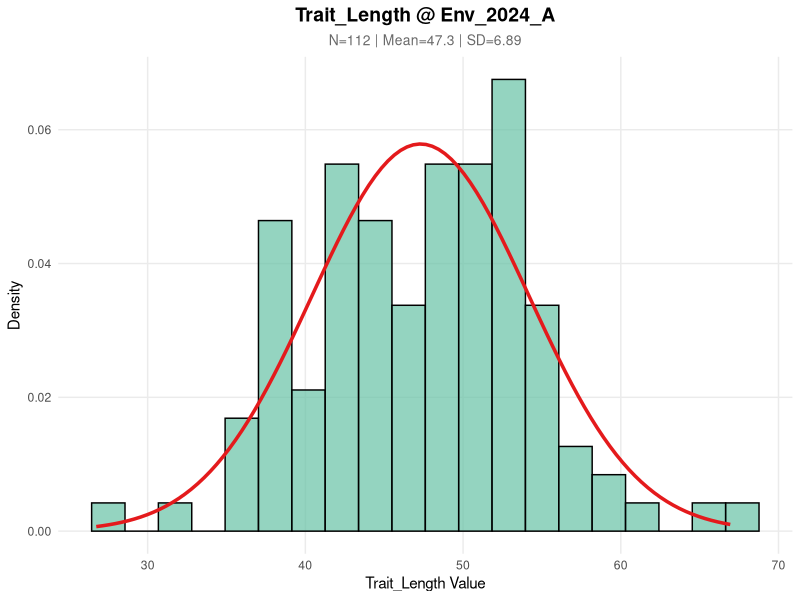
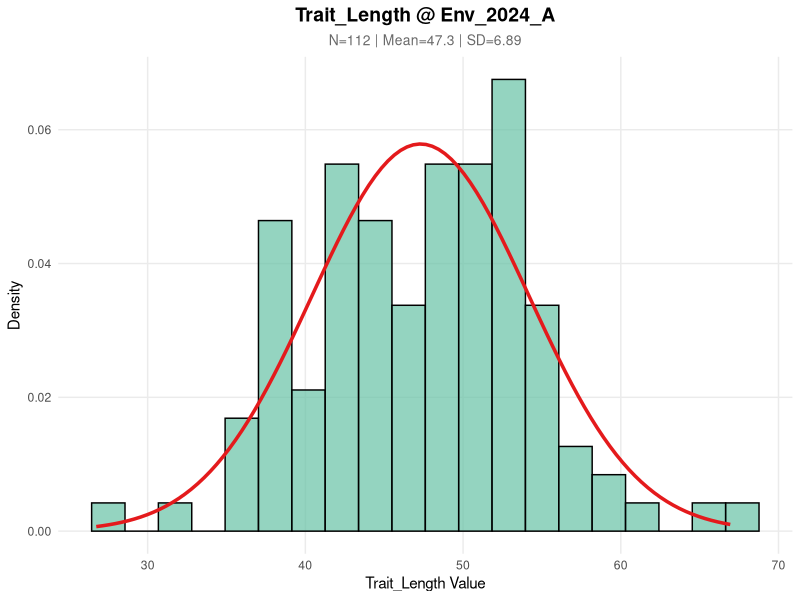
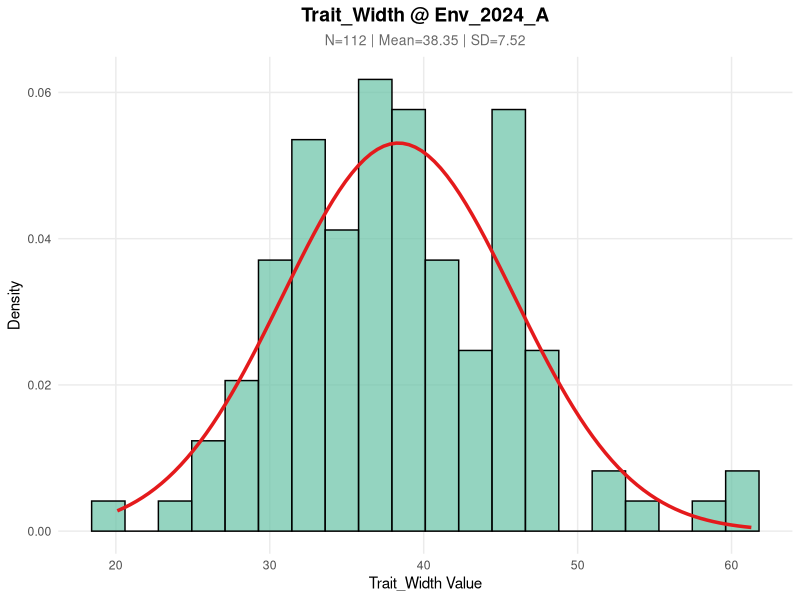
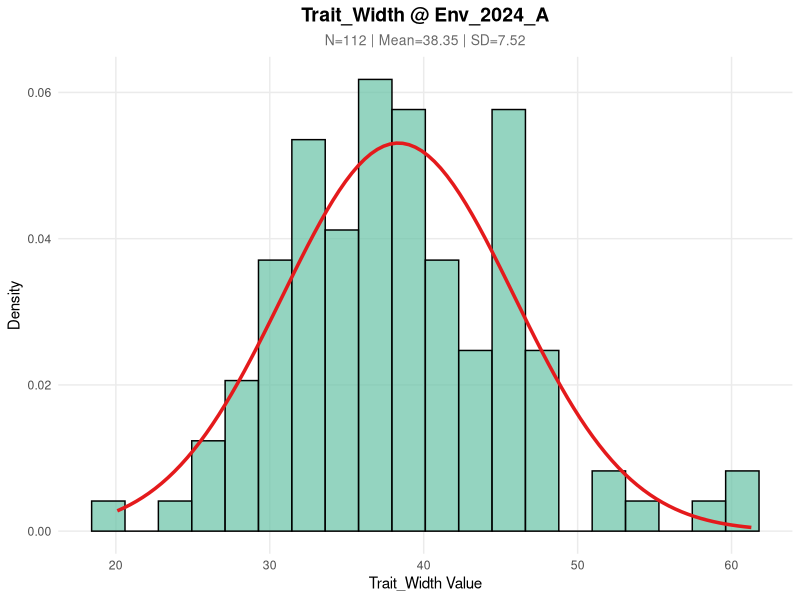
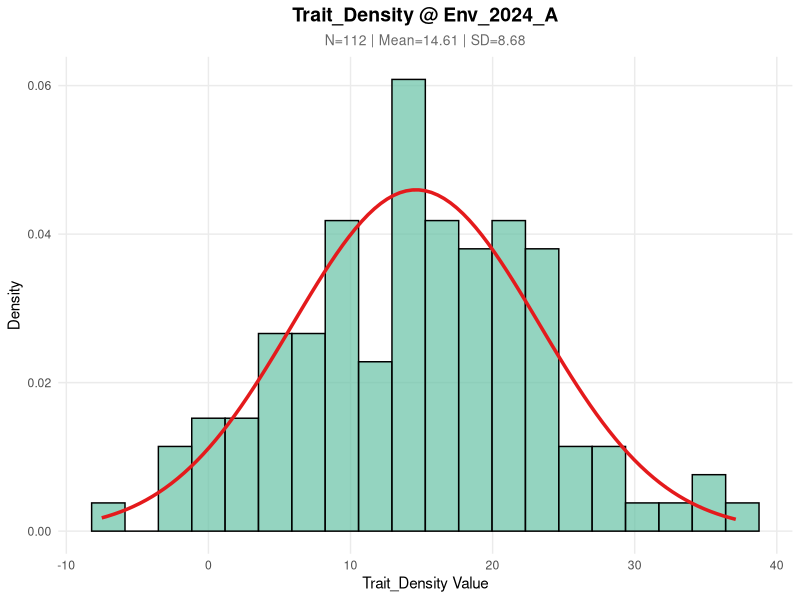
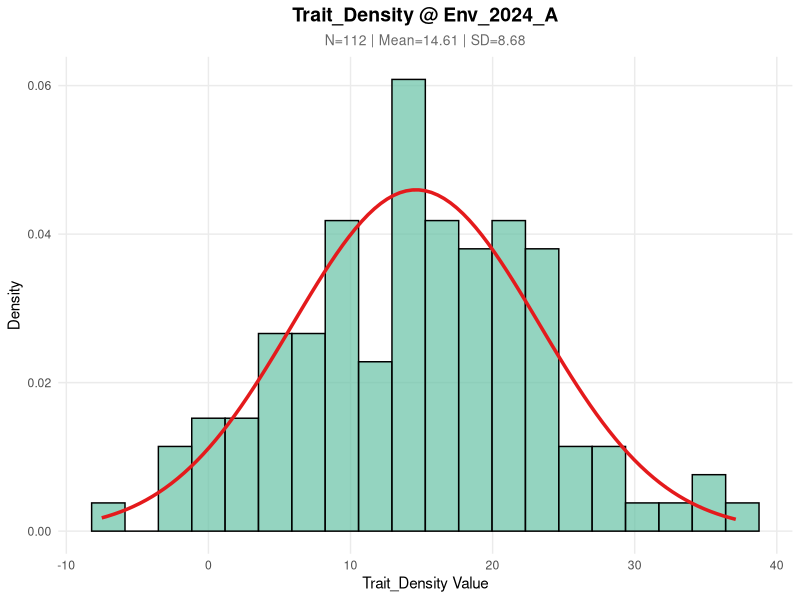
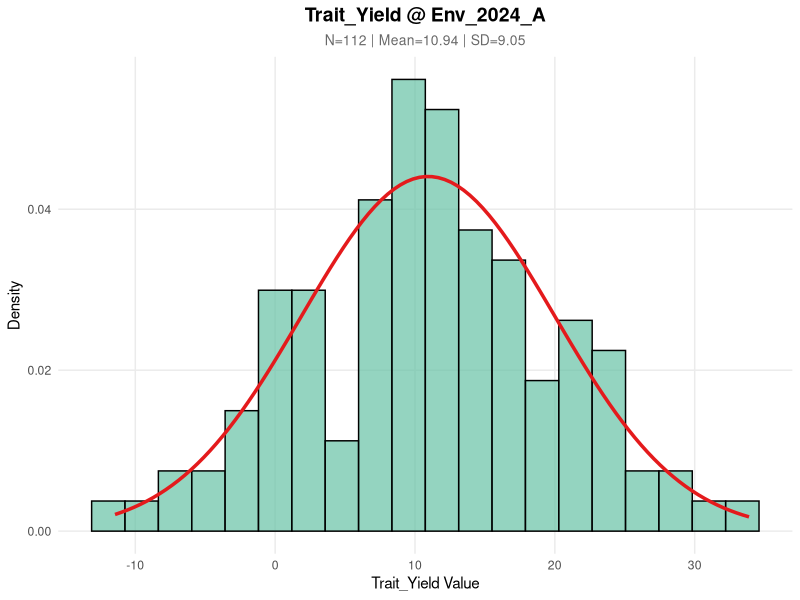
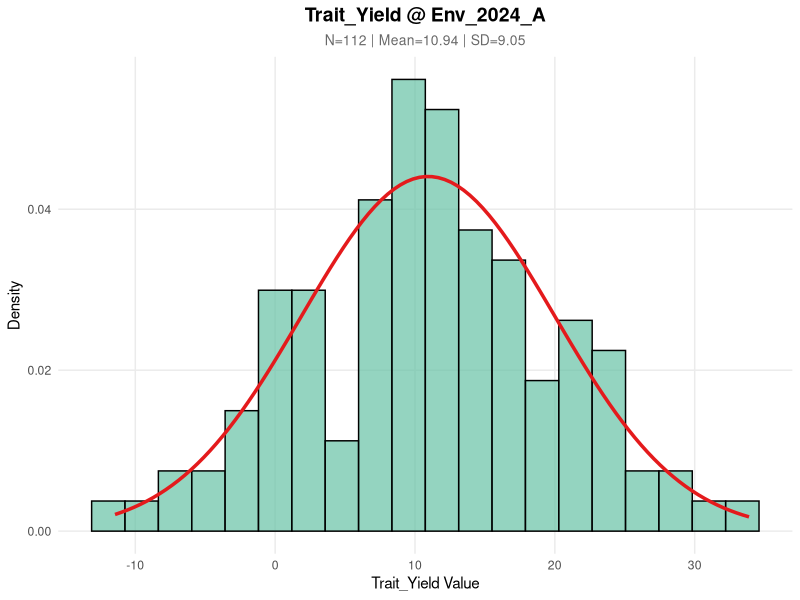

Recreate these plots in R, in order.
# ==============================================================================
# Project: Phenotypic Trait Normal Distribution Analysis Pipeline
# Description: 
#   This script performs normality checks and visualization for phenotypic traits 
#   across different environments/targets. It generates histograms with fitted 
#   normal distribution curves and saves them as high-resolution images.
#
# Author: Liang Xiaotian
# Email: 494382219@qq.com
# Date: 2025/12/6
# License: MIT
# ==============================================================================

# ------------------------------------------------------------------------------
# Section 1: Environment Setup & Dependency Management
# ------------------------------------------------------------------------------

# List of required packages
required_packages <- c("ggplot2", "dplyr", "purrr")

# Function to check and install missing packages automatically
install_if_missing <- function(packages) {
  new_packages <- packages[!(packages %in% installed.packages()[, "Package"])]
  if (length(new_packages)) {
    message("Installing missing packages: ", paste(new_packages, collapse = ", "))
    install.packages(new_packages)
  }
  invisible(sapply(packages, library, character.only = TRUE))
}

# Load packages
install_if_missing(required_packages)

# Create output directory to keep the workspace clean
output_dir <- "Distribution_Plots_Output"
if (!dir.exists(output_dir)) {
  dir.create(output_dir)
}

# ------------------------------------------------------------------------------
# Section 2: Data Preparation (Demo Data Generation)
# NOTE: In real analysis, replace this section with read.csv("your_data.csv")
# ------------------------------------------------------------------------------

# Setting seed for reproducibility
set.seed(123)

# 2.1 Generate Synthetic Data (To protect privacy of original data)
# Simulating 300 samples across 3 environments
n_samples <- 300
demo_targets <- c("Env_2024_A", "Env_2024_B", "Env_2025_A")
demo_traits  <- c("Trait_Length", "Trait_Width", "Trait_Density", "Trait_Yield")

# Create a dummy dataframe
data <- data.frame(
  ID = 1:n_samples,
  Target = sample(demo_targets, n_samples, replace = TRUE)
)

# Add trait columns with random normal distribution data
for (t in demo_traits) {
  data[[t]] <- rnorm(n_samples, mean = runif(1, 10, 50), sd = runif(1, 2, 10))
}

# 2.2 Define Variables for Analysis
# Replace these with your actual column names when using real data
analysis_traits <- demo_traits    # e.g., c("LS", "TIL", ...)
analysis_targets <- demo_targets  # e.g., c("24WJ", "25BC", ...)

# ------------------------------------------------------------------------------
# Section 3: Analysis Logic
# ------------------------------------------------------------------------------

# 3.1 Generate all combinations of Trait x Target
combinations <- expand.grid(
  trait = analysis_traits, 
  target = analysis_targets, 
  stringsAsFactors = FALSE
)

# 3.2 Define the Visualization Function
# Arguments:
#   trait_name: Character, column name of the trait
#   target_name: Character, name of the environment/target
plot_distribution <- function(trait_name, target_name, source_data) {
  
  # Filter data: select specific trait in specific target
  # Use .data[[col]] or all_of() for tidy evaluation
  plot_data <- source_data %>% 
    filter(Target == target_name) %>% 
    select(value = all_of(trait_name), Target) %>% 
    na.omit()
  
  # Skip if no data
  if(nrow(plot_data) < 3) return(NULL)
  
  # Calculate statistics
  mean_val <- mean(plot_data$value, na.rm = TRUE)
  sd_val <- sd(plot_data$value, na.rm = TRUE)
  
  # Generate Plot
  p <- ggplot(plot_data, aes(x = value)) +
    # Histogram
    geom_histogram(aes(y = after_stat(density)), 
                   fill = "#66c2a5", alpha = 0.7, color = "black", bins = 20) +
    # Normal Distribution Curve
    stat_function(fun = dnorm, 
                  args = list(mean = mean_val, sd = sd_val), 
                  color = "#e41a1c", linewidth = 1.2) +
    # Labels and Themes
    labs(title = paste(trait_name, "@", target_name),
         subtitle = paste0("N=", nrow(plot_data), " | Mean=", round(mean_val, 2), " | SD=", round(sd_val, 2)),
         x = paste(trait_name, "Value"), 
         y = "Density") +
    theme_minimal() +
    theme(
      plot.title = element_text(hjust = 0.5, face = "bold", size = 14),
      plot.subtitle = element_text(hjust = 0.5, color = "dimgray", size = 10),
      panel.grid.minor = element_blank()
    )
  
  return(p)
}

# ------------------------------------------------------------------------------
# Section 4: Execution and Saving
# ------------------------------------------------------------------------------

message("Starting batch plotting...")

# 4.1 Batch Generate Plots
# Using map2 to iterate through combinations
all_plots_list <- map2(
  .x = combinations$trait, 
  .y = combinations$target, 
  .f = ~ plot_distribution(.x, .y, data)
)

# Remove NULLs (in case of empty data)
valid_indices <- which(!sapply(all_plots_list, is.null))
final_plots <- all_plots_list[valid_indices]
final_combos <- combinations[valid_indices, ]

# 4.2 Save Individual Files (PDF & PNG)
# Using pwalk (parallel walk) for side-effect operations (saving)
pwalk(list(final_combos$trait, final_combos$target, final_plots), 
      function(tr, ta, p) {
        
        # Define filenames (sanitize file names to avoid illegal characters)
        base_name <- paste0(output_dir, "/", tr, "_", ta, "_Distribution")
        
        # Save as PNG
        ggsave(filename = paste0(base_name, ".png"), plot = p, 
               width = 6, height = 4, dpi = 300, bg = "white")
        
        # Save as PDF
        ggsave(filename = paste0(base_name, ".pdf"), plot = p, 
               width = 6, height = 4, device = "pdf")
      })

message("Individual plots saved in: ", output_dir)

# 4.3 Save Combined PDF
combined_pdf_path <- paste0(output_dir, "/Combined_All_Distributions.pdf")
pdf(combined_pdf_path, width = 6, height = 4)
  invisible(lapply(final_plots, print))
dev.off()

message("Combined PDF saved as: ", combined_pdf_path)
message("Analysis Complete.")
